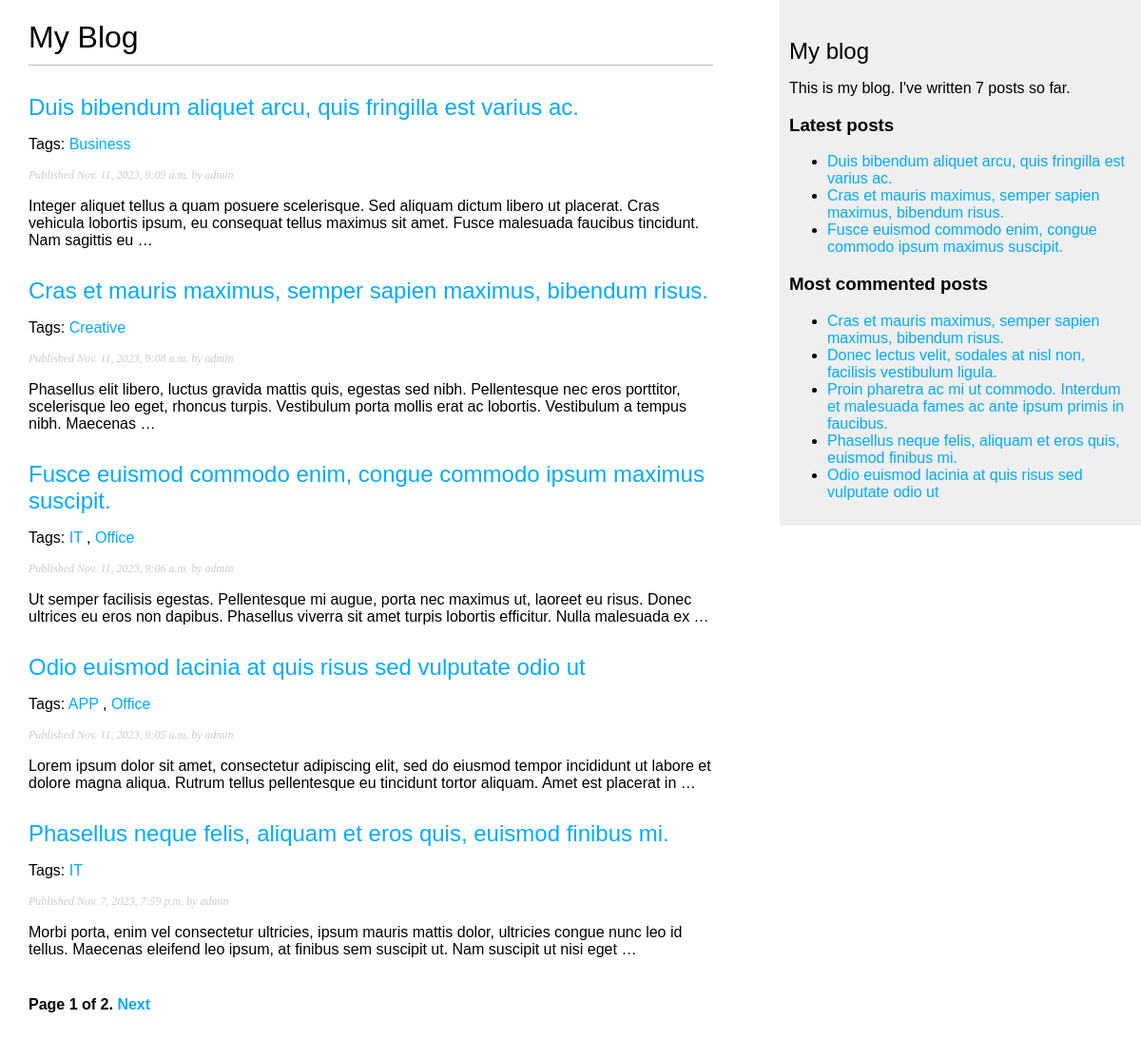
Screenshot of /blog/ with the database file from the repository.
### blog/models.py (models this page shows, shortened)
class Post(models.Model):
    class Status(models.TextChoices):
        DRAFT = 'DF', 'Draft'
        PUBLISHED = 'PB', 'Published'
    title = models.CharField(max_length=250)
    slug = models.SlugField(max_length=250, unique_for_date='publish')
    author = models.ForeignKey(User, on_delete=models.CASCADE, related_name='blog_posts')
    body = models.TextField()
    publish = models.DateTimeField(default=timezone.now)
    created = models.DateTimeField(auto_now_add=True)
    updated = models.DateTimeField(auto_now=True)
    status = models.CharField(max_length=2, choices=Status.choices, default=Status.DRAFT)
    objects = models.Manager()  # менеджер, применяемый по умолчанию
    published = PublishedManager()  # конкретно-прикладной менеджер
    tags = TaggableManager()
    class Meta:
        ordering = ['-publish']
        indexes = [
            models.Index(fields=['-publish']),
        ]
    def get_absolute_url(self):
        return reverse('blog:post_detail', args=[self.publish.year, self.publish.month, self.publish.day, self.slug])

### blog/views.py (the view)
# urls.py: path('', views.post_list, name='post_list'),
def post_list(request, tag_slug=None):
    post_list = Post.published.all()
    tag = None
    if tag_slug:
        tag = get_object_or_404(Tag, slug=tag_slug)
        post_list = post_list.filter(tags__in=[tag])
    paginator = Paginator(post_list, 5)
    page_number = request.GET.get('page', 1)
    try:
        posts = paginator.page(page_number)
    except PageNotAnInteger:
        posts = paginator.page(1)
    except EmptyPage:
        posts = paginator.page(paginator.num_pages)
    context = {
        'posts': posts,
        'tag': tag
    }
    return render(request, 'blog/post/list.html', context)

### blog/models.py (called while the page is built)
    def get_queryset(self):
        return super().get_queryset().filter(status=Post.Status.PUBLISHED)

### blog/templatetags/blog_tags.py (called while the page is built)
@register.simple_tag
def total_posts():
    return Post.published.count()

@register.inclusion_tag('blog/post/latest_posts.html')
def show_latest_posts(count=5):
    latest_posts = Post.published.order_by('-publish')[:count]
    return {'latest_posts': latest_posts}

@register.simple_tag
def get_most_commented_posts(count=5):
    return Post.published.annotate(total_comments=Count('comments')).order_by('-total_comments')[:count]

@register.filter(name='markdown')
def markdown_format(text):
    return mark_safe(markdown.markdown(text))

### blog/templates/blog/post/list.html (shortened to what this page needs)
{% extends "blog/base.html" %}
{% load blog_tags %}
{% block content %}
<h1>My Blog</h1>
{% for post in posts %}
<h2>
    <a href="{{ post.get_absolute_url }}">
        {{ post.title }}
    </a>
</h2>
<p class="tags">
    Tags:
    {% for tag in post.tags.all %}
    <a href="{% url 'blog:post_list_by_tag' tag.slug %}">{{ tag.name }}</a>
    {% if not forloop.last %}, {% endif %}
    {% endfor %}
</p>
<p class="date">
    Published {{ post.publish }} by {{ post.author }}
</p>
{{ post.body|markdown|truncatewords_html:30 }}
{% endfor %}
{% include "pagination.html" with page=posts %}
{% endblock %}

### blog/templates/blog/base.html (shortened to what this page needs)
<!DOCTYPE html>
{% load blog_tags %}
{% load static %}
<html lang="en">
<head>
    <link href="{% static 'css/blog.css' %}" rel="stylesheet">
</head>
<body>
<div id="content">
    {% block content %}
    {% endblock %}
</div>
<div id="sidebar">
    <h2>My blog</h2>
    <p>
        This is my blog.
        I've written {% total_posts %} posts so far.
    </p>
    <h3>Latest posts</h3>
    {% show_latest_posts 3 %}
    <h3>Most commented posts</h3>
    {% get_most_commented_posts as most_commented_posts %}
    <ul>
        {% for post in most_commented_posts %}
        <li>
            <a href="{{ post.get_absolute_url }}">{{ post.title }}</a>
        </li>
        {% endfor %}
    </ul>
</div>
</body>
</html>

### blog/templates/blog/post/latest_posts.html
<ul>
{% for post in latest_posts %}
  <li>
    <a href="{{ post.get_absolute_url }}">{{ post.title }}</a>
  </li>
{% endfor %}
</ul>

### blog/static/css/blog.css (style rules this page uses)
body { margin: 0; padding: 0; font-family: helvetica, sans-serif; }
a { color: #00abff; text-decoration: none; }
h1 { font-weight: normal; border-bottom: 1px solid #bbb; padding: 0 0 10px 0; }
h2 { font-weight: normal; margin: 30px 0 0; }
#content { float: left; width: 60%; padding: 0 0 0 30px; }
#sidebar { float: right; width: 30%; padding: 10px; background: #efefef; height: 100%; }
p.date { color: #ccc; font-family: georgia, serif; font-size: 12px; font-style: italic; }

### rows the page displays
Post: title "Duis bibendum aliquet arcu, quis fringilla est varius ac.", publish "Nov. 11, 2023, 9:09 a.m.", author "admin", body "Integer aliquet tellus a quam posuere scelerisque. Sed aliquam dictum libero ut placerat. Cras vehicula lobortis ipsum, eu consequat tellus maximus sit amet. Fusce malesuada faucibus tincidunt. Nam sagittis eu …"
Tag: name "Business"
Post: title "Cras et mauris maximus, semper sapien maximus, bibendum risus.", publish "Nov. 11, 2023, 9:08 a.m.", author "admin", body "Phasellus elit libero, luctus gravida mattis quis, egestas sed nibh. Pellentesque nec eros porttitor, scelerisque leo eget, rhoncus turpis. Vestibulum porta mollis erat ac lobortis. Vestibulum a tempus nibh. Maecenas …"
Tag: name "Creative"
Post: title "Fusce euismod commodo enim, congue commodo ipsum maximus suscipit.", publish "Nov. 11, 2023, 9:06 a.m.", author "admin", body "Ut semper facilisis egestas. Pellentesque mi augue, porta nec maximus ut, laoreet eu risus. Donec ultrices eu eros non dapibus. Phasellus viverra sit amet turpis lobortis efficitur. Nulla malesuada ex …"
Tag: name "IT"
Tag: name "Office"
Post: title "Odio euismod lacinia at quis risus sed vulputate odio ut", publish "Nov. 11, 2023, 9:05 a.m.", author "admin", body "Lorem ipsum dolor sit amet, consectetur adipiscing elit, sed do eiusmod tempor incididunt ut labore et dolore magna aliqua. Rutrum tellus pellentesque eu tincidunt tortor aliquam. Amet est placerat in …"
Tag: name "APP"
Post: title "Phasellus neque felis, aliquam et eros quis, euismod finibus mi.", publish "Nov. 7, 2023, 7:59 p.m.", author "admin", body "Morbi porta, enim vel consectetur ultricies, ipsum mauris mattis dolor, ultricies congue nunc leo id tellus. Maecenas eleifend leo ipsum, at finibus sem suscipit ut. Nam suscipit ut nisi eget …"
Post: title "Donec lectus velit, sodales at nisl non, facilisis vestibulum ligula."
Post: title "Proin pharetra ac mi ut commodo. Interdum et malesuada fames ac ante ipsum primis in faucibus."

### other values shown
{{ page.number }} "1"
{{ page.paginator.num_pages }} "2"
